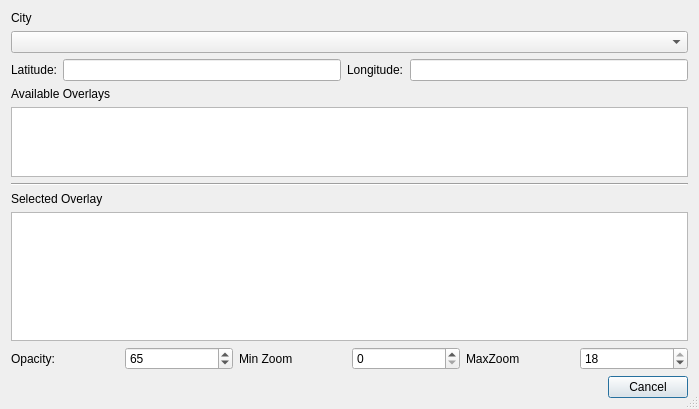
<?xml version="1.0" encoding="UTF-8"?>
<ui version="4.0">
 <class>EditCityDialog</class>
 <widget class="QDialog" name="EditCityDialog">
  <property name="geometry">
   <rect>
    <x>0</x>
    <y>0</y>
    <width>699</width>
    <height>409</height>
   </rect>
  </property>
  <property name="windowTitle">
   <string>Edit City Info</string>
  </property>
  <property name="sizeGripEnabled">
   <bool>true</bool>
  </property>
  <layout class="QVBoxLayout" name="verticalLayout">
   <item>
    <widget class="QLabel" name="label">
     <property name="text">
      <string>City</string>
     </property>
    </widget>
   </item>
   <item>
    <widget class="QComboBox" name="cbCity"/>
   </item>
   <item>
    <layout class="QHBoxLayout" name="horizontalLayout">
     <item>
      <widget class="QLabel" name="label_7">
       <property name="text">
        <string>Latitude:</string>
       </property>
      </widget>
     </item>
     <item>
      <widget class="QLineEdit" name="editLatitude"/>
     </item>
     <item>
      <widget class="QLabel" name="label_8">
       <property name="text">
        <string>Longitude:</string>
       </property>
      </widget>
     </item>
     <item>
      <widget class="QLineEdit" name="editLongitude"/>
     </item>
    </layout>
   </item>
   <item>
    <widget class="QLabel" name="label_2">
     <property name="text">
      <string>Available Overlays</string>
     </property>
    </widget>
   </item>
   <item>
    <widget class="QTableView" name="tableView">
     <property name="toolTip">
      <string>Select any overlays to be used with this city.</string>
     </property>
     <property name="sizeAdjustPolicy">
      <enum>QAbstractScrollArea::AdjustToContents</enum>
     </property>
     <property name="alternatingRowColors">
      <bool>true</bool>
     </property>
     <property name="selectionMode">
      <enum>QAbstractItemView::SingleSelection</enum>
     </property>
     <property name="selectionBehavior">
      <enum>QAbstractItemView::SelectRows</enum>
     </property>
    </widget>
   </item>
   <item>
    <widget class="Line" name="line">
     <property name="orientation">
      <enum>Qt::Horizontal</enum>
     </property>
    </widget>
   </item>
   <item>
    <widget class="QLabel" name="label_6">
     <property name="text">
      <string>Selected Overlay</string>
     </property>
    </widget>
   </item>
   <item>
    <widget class="HtmlTextEdit" name="edDescription"/>
   </item>
   <item>
    <layout class="QHBoxLayout" name="horizontalLayout_2">
     <item>
      <widget class="QLabel" name="label_3">
       <property name="text">
        <string>Opacity:</string>
       </property>
      </widget>
     </item>
     <item>
      <widget class="QSpinBox" name="sbOpacity">
       <property name="maximum">
        <number>100</number>
       </property>
       <property name="value">
        <number>65</number>
       </property>
      </widget>
     </item>
     <item>
      <widget class="QLabel" name="label_4">
       <property name="text">
        <string>Min Zoom</string>
       </property>
      </widget>
     </item>
     <item>
      <widget class="QSpinBox" name="sbMinZoom"/>
     </item>
     <item>
      <widget class="QLabel" name="label_5">
       <property name="text">
        <string>MaxZoom</string>
       </property>
      </widget>
     </item>
     <item>
      <widget class="QSpinBox" name="sbMaxZoom">
       <property name="maximum">
        <number>18</number>
       </property>
       <property name="value">
        <number>18</number>
       </property>
      </widget>
     </item>
    </layout>
   </item>
   <item>
    <widget class="QDialogButtonBox" name="buttonBox">
     <property name="orientation">
      <enum>Qt::Horizontal</enum>
     </property>
     <property name="standardButtons">
      <set>QDialogButtonBox::Cancel</set>
     </property>
    </widget>
   </item>
  </layout>
 </widget>
 <customwidgets>
  <customwidget>
   <class>HtmlTextEdit</class>
   <extends>QTextEdit</extends>
   <header>htmltextedit.h</header>
  </customwidget>
 </customwidgets>
 <resources/>
 <connections>
  <connection>
   <sender>buttonBox</sender>
   <signal>accepted()</signal>
   <receiver>EditCityDialog</receiver>
   <slot>accept()</slot>
   <hints>
    <hint type="sourcelabel">
     <x>248</x>
     <y>254</y>
    </hint>
    <hint type="destinationlabel">
     <x>157</x>
     <y>274</y>
    </hint>
   </hints>
  </connection>
  <connection>
   <sender>buttonBox</sender>
   <signal>rejected()</signal>
   <receiver>EditCityDialog</receiver>
   <slot>reject()</slot>
   <hints>
    <hint type="sourcelabel">
     <x>316</x>
     <y>260</y>
    </hint>
    <hint type="destinationlabel">
     <x>286</x>
     <y>274</y>
    </hint>
   </hints>
  </connection>
 </connections>
</ui>
